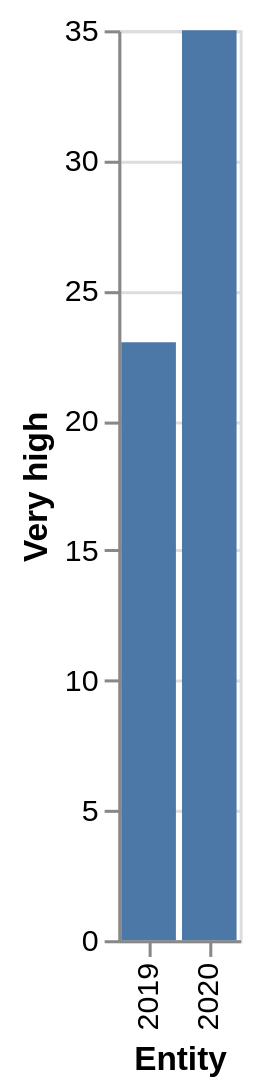

Write the Vega-Lite specification saved for this chart.
### Vega-Lite specification from a JSON file in a GitHub repository (floating-point values rounded to 4 significant figures)
{"$schema": "https://vega.github.io/schema/vega-lite/v5.json", "description": "Bar chart auto-generated from CSV", "data": {"values": [{"Entity": "2019", "Very high": "23", "High": "64", "Low/Very low": "12"}, {"Entity": "2020", "Very high": "35", "High": "57", "Low/Very low": "8"}]}, "mark": "bar", "encoding": {"x": {"field": "Entity", "type": "ordinal"}, "y": {"field": "Very high", "type": "quantitative"}}}
